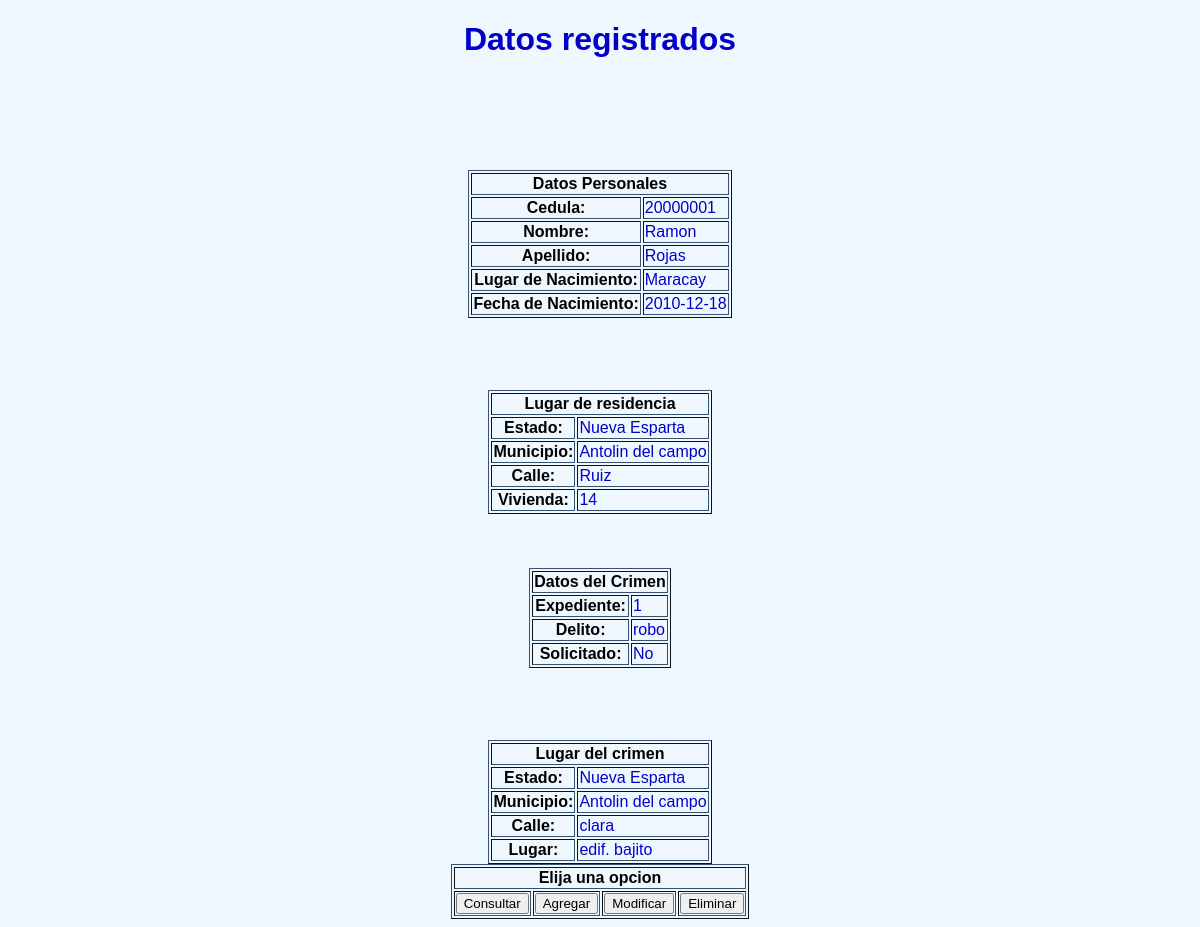
The app's page /result_consulta.php?cedula=20000001 with its own data.
### tables this page shows
CREATE TABLE Ciudadanos(
	cedula INT UNSIGNED NOT NULL,
	nombre VARCHAR(64) NOT NULL,
	apellido VARCHAR(64) NOT NULL,
	l_nacimiento VARCHAR(64) NOT NULL,
	f_nacimiento VARCHAR(64) NOT NULL,
	PRIMARY KEY(cedula)
);

CREATE TABLE Ubicacion_Ciudadanos(
	id_uc INT UNSIGNED NOT NULL AUTO_INCREMENT,
	cedula_uc INT UNSIGNED NOT NULL,
	estado_uc VARCHAR(64) NOT NULL,
	municipio_uc VARCHAR(64) NOT NULL,
	calle_uc VARCHAR(64) NOT NULL,
	vivienda_uc VARCHAR (64) NOT NULL,
	PRIMARY KEY (id_uc),
	INDEX UC_FK1(cedula_uc),
	FOREIGN KEY(cedula_uc)
		REFERENCES Ciudadanos(cedula)
);

CREATE TABLE Crimenes(
	expediente INT UNSIGNED NOT NULL,
    delito VARCHAR(64) NOT NULL,
    solicitado BOOL NOT NULL,
    cedula_c INT UNSIGNED NOT NULL,
    PRIMARY KEY (expediente),
    INDEX C_FK1(cedula_c),
    FOREIGN KEY (cedula_c)
		REFERENCES Ciudadanos(cedula)
);

CREATE TABLE Lugar_Crimenes(
	id_lc INT UNSIGNED NOT NULL AUTO_INCREMENT,
    estado_lc VARCHAR(64) NOT NULL,
    municipio_lc VARCHAR(64) NOT NULL,
    calle_lc VARCHAR(64) NOT NULL,
    lugar_lc VARCHAR(64) NOT NULL,
    expediente_lc INT UNSIGNED NOT NULL,
    PRIMARY KEY(id_lc),
    INDEX LC_FK1(expediente_lc),
    FOREIGN KEY (expediente_lc)
		REFERENCES Crimenes(expediente)
);

### result_consulta.php (the view, shortened to what this page needs)
<!DOCTYPE html>
<html>
  <head>
    <link rel="stylesheet" type="text/css" href="estilo.css" media="screen" />
  </head>
  <body>
    <?php
    $cedula=$_GET["cedula"];
    include("conexionBD.php");
    echo("<center><h1>Datos registrados</h1></center>");
    $consulta="SELECT * FROM Ciudadanos WHERE cedula='$cedula'";
    $resultado=mysqli_query($conexion, $consulta);
    if($fila=mysqli_fetch_array($resultado, MYSQLI_ASSOC)){
      $consulta="SELECT * FROM Ciudadanos WHERE cedula='$cedula'";
      $resultado=mysqli_query($conexion, $consulta);
      mysqli_set_charset($conexion, "utf8");
      echo ("<center><table border='1'>");
      echo("<tr><th colspan='2'>Datos Personales</th></tr>");
      while($fila=mysqli_fetch_array($resultado, MYSQLI_ASSOC)){
        echo ("<tr><th>Cedula: </th><br /><td>$fila[cedula]</td></tr>");
        echo ("<tr><th>Nombre: </th><br /><td>$fila[nombre]</td></tr>");
        echo ("<tr><th>Apellido: </th><br /><td>$fila[apellido]</td></tr>");
        echo ("<tr><th>Lugar de Nacimiento: </th><br /><td>$fila[l_nacimiento]</td></tr>");
        echo ("<tr><th>Fecha de Nacimiento: </th><br /><td>$fila[f_nacimiento]</td></tr>");
      }
      echo("</table></center>");
            $consulta="SELECT * FROM Ubicacion_Ciudadanos WHERE cedula_uc='$cedula'";
            $resultado=mysqli_query($conexion, $consulta);
            echo("<center><table border='1'>");
            echo("<tr><th colspan='2'>Lugar de residencia</th></tr>");
            while($fila=mysqli_fetch_array($resultado, MYSQLI_ASSOC)){
              echo ("<tr><th>Estado: </th><br /><td>$fila[estado_uc]</td></tr>");
              echo ("<tr><th>Municipio: </th><br /><td>$fila[municipio_uc]</td></tr>");
              echo ("<tr><th>Calle: </th><br /><td>$fila[calle_uc]</td></tr>");
              echo ("<tr><th>Vivienda: </th><br /><td>$fila[vivienda_uc]</td></tr>");
              }
            echo("</table></center>");
      $consulta="SELECT * FROM Crimenes WHERE cedula_c='$cedula'";
      $resultado=mysqli_query($conexion, $consulta);
      echo("<center><table border='1'>");
      echo("<tr><th colspan='2'>Datos del Crimen</th></tr>");
      while($fila=mysqli_fetch_array($resultado, MYSQLI_ASSOC)){
        echo ("<tr><th>Expediente: </th><br /><td>$fila[expediente]</td></tr>");
        echo ("<tr><th>Delito: </th><br /><td>$fila[delito]</td></tr>");
        if($fila["solicitado"]==0){
          $fila["solicitado"]="No";
        }
        else{
          $fila["solicitado"]="Si";
        }
        echo ("<tr><th>Solicitado: </th><br /><td>$fila[solicitado]</td></tr>");
        }
      echo("</table></center>");
      $consulta="SELECT * FROM Lugar_Crimenes, Crimenes WHERE expediente_lc=expediente AND cedula_c=$cedula";
      $resultado=mysqli_query($conexion, $consulta);
      echo("<center><table border='1'>");
      echo("<tr><th colspan='2'>Lugar del crimen</th></tr>");
      while($fila=mysqli_fetch_array($resultado, MYSQLI_ASSOC)){
        echo ("<tr><th>Estado: </th><br /><td>$fila[estado_lc]</td></tr>");
        echo ("<tr><th>Municipio: </th><br /><td>$fila[municipio_lc]</td></tr>");
        echo ("<tr><th>Calle: </th><br /><td>$fila[calle_lc]</td></tr>");
        echo ("<tr><th>Lugar: </th><br /><td>$fila[lugar_lc]</td></tr>");
      }
      echo("</table></center>");
    }
    else{
      echo("<center><h2>El ciudadano no ha cometido delitos anteriormente</h2></center>");
    }
    ?>
    <center><table border="1">
      <tr>
        <th colspan="4">Elija una opcion</th>
      </tr>
      <tr>
        <td>
          <form action="form_consulta.php">
            <input value="Consultar" type="submit"/>
          </form>
        </td>
        <td>
          <form action="form_agregar.php">
            <input value="Agregar" type="submit"/>
          </form>
        </td>
        <td>
          <form action="form_modificar.php">
            <input value="Modificar" type="submit"/>
          </form>
        </td>
        <td>
          <form action="form_eliminar.php">
            <input value="Eliminar" type="submit"/>
          </form>
        </td>
      </tr>
    </table></center>
  </body>
</html>

### estilo.css (style rules this page uses)
body { background-color: #f0f8ff; font-family: Helvetica, sans-serif; }
h1 { color: #0000c8; font-style: bold; text-shadow: black, 4px, 3px, 7px, 2px; }
table { border-color:#37526f; }
td { font-style: bold; color: #0000c8; }

### records on screen
ciudadanos: cedula "20000001", nombre "Ramon", apellido "Rojas", l_nacimiento "Maracay", f_nacimiento "2010-12-18"
ubicacion_ciudadanos: estado_uc "Nueva Esparta", municipio_uc "Antolin del campo", calle_uc "Ruiz", vivienda_uc "14"
crimenes: expediente "1", delito "robo", fila "No"
lugar_crimenes: estado_lc "Nueva Esparta", municipio_lc "Antolin del campo", calle_lc "clara", lugar_lc "edif. bajito"
